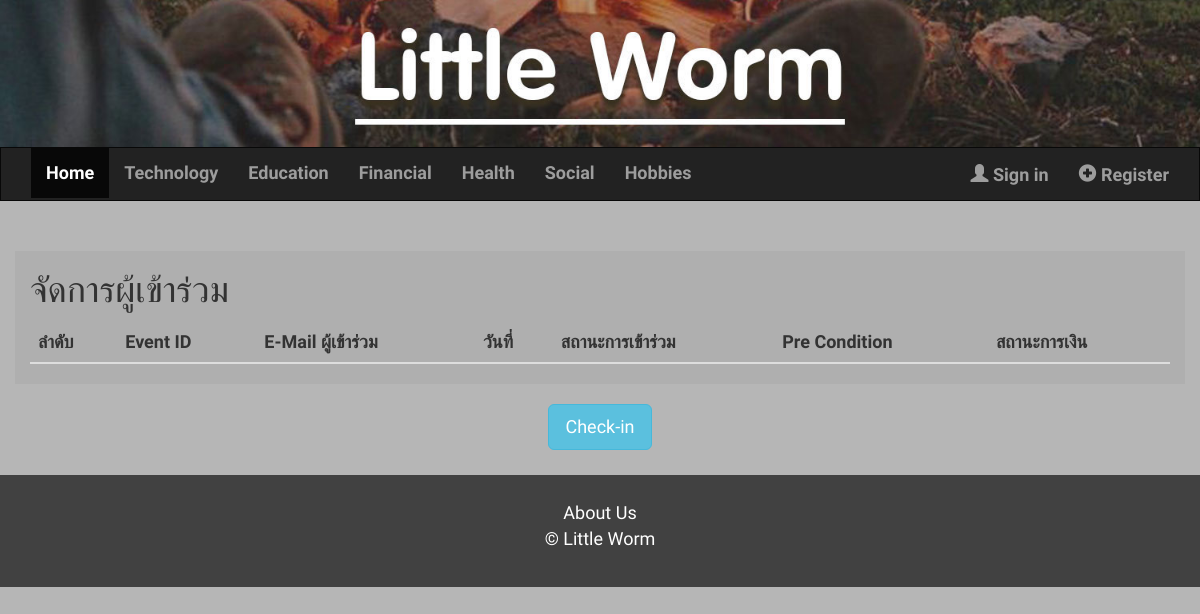
Before: /php/participant.php with the older database file.
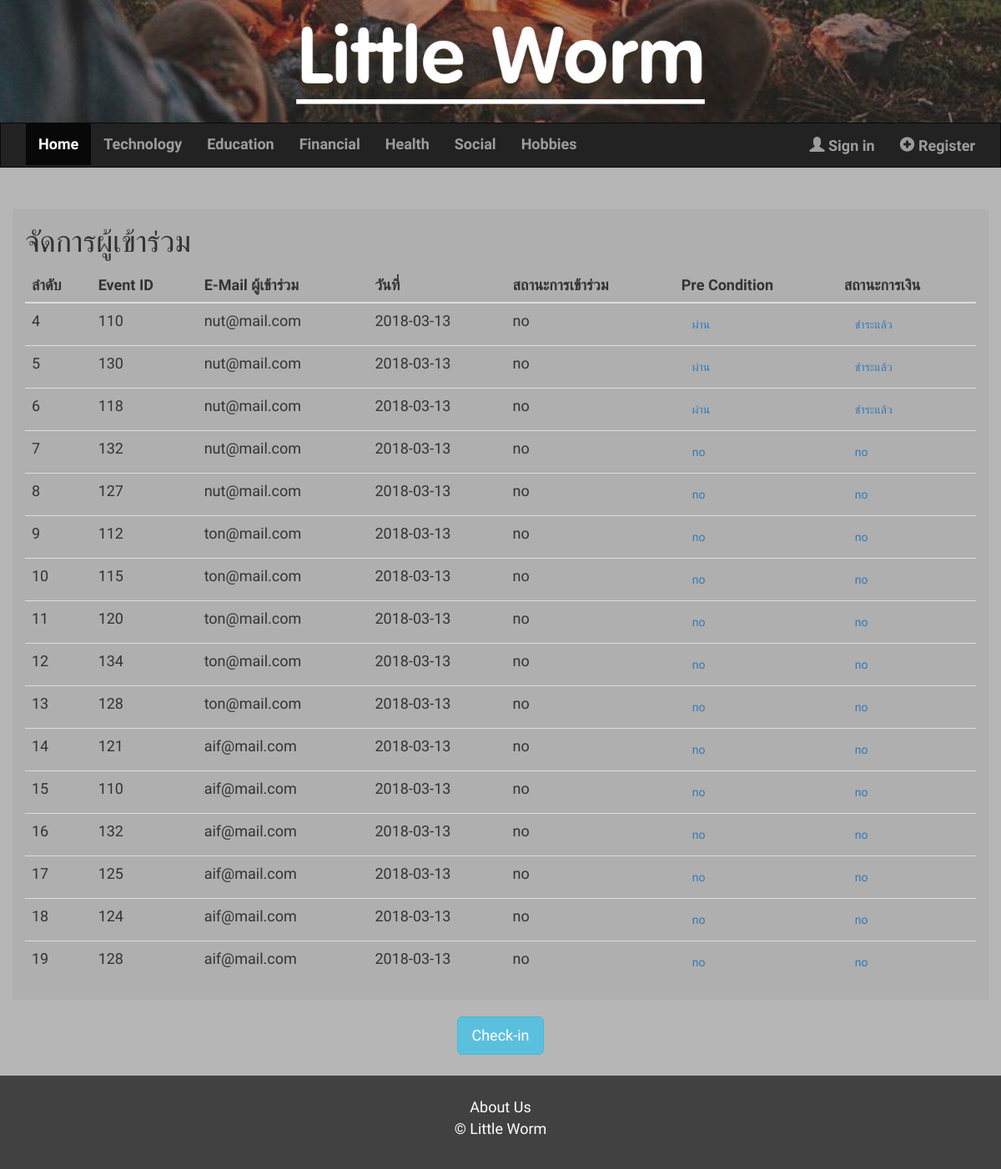
After: the same page with the newer database file.
### tables this page shows
CREATE TABLE `attend_event_schedule` (
  `id` int(11) NOT NULL,
  `event_id` int(10) NOT NULL,
  `user_email` varchar(30) NOT NULL,
  `join_time` timestamp(6) NULL DEFAULT CURRENT_TIMESTAMP(6),
  `attend_status` varchar(20) NOT NULL,
  `precondition_status` varchar(20) NOT NULL,
  `receipt_status` varchar(20) NOT NULL,
  `assessment_status` varchar(10) NOT NULL
);

### php/participant.php (the view, shortened to what this page needs)
<!DOCTYPE html>
<html>
  <head>
  	<link rel="stylesheet" href="https://maxcdn.bootstrapcdn.com/bootstrap/3.3.7/css/bootstrap.min.css">
  	<link rel="stylesheet" type="text/css" href="../css/participant_style.css">
  </head>
  <body>
    <?php
    include "center.php";
    ?>
    <div class="collapse navbar-collapse ">
      <form name="form2" method="post" action="event_page.php">
      <ul class="nav navbar-nav " id="type_event">
        <li class="active"><a href="index.php">Home</a></li>
        <li><a href="event_page.php?type=Technology">Technology</a></li>
        <li><a href="event_page.php?type=Education">Education</a></li>
        <li><a href="event_page.php?type=Financial">Financial</a></li>
        <li><a href="event_page.php?type=Health">Health</a></li>
        <li><a href="event_page.php?type=Social">Social</a></li>
        <li><a href="event_page.php?type=Hobbies">Hobbies</a></li>
      </ul>
      </form>
      <ul id="login" class="nav navbar-nav navbar-right">
        <li><a href="sign_in.php"><span class="glyphicon glyphicon-user"></span> Sign in</a></li>
        <li><a href="registerSelect.php"><span class="glyphicon glyphicon-plus-sign"></span> Register</a></li>
      </ul>
    </div>
  </div>
</nav>
<?php
    $servername = "localhost";
    $dbname = "little_worm";
    $userName = "root";
    $password = "";
    $connection = new PDO (
      'mysql:host='.$servername.';dbname='.$dbname.';charset=utf8mb4',
      $userName,
      $password);
    $scheduleSelectStatement = $connection->query('SELECT * FROM attend_event_schedule');
    echo '
    <div class="container" id="participant_div">
      <table class="table table-hover" id="participant_table">
        <h1>จัดการผู้เข้าร่วม</h1>
        <thead>
          <tr>
            <th>ลำดับ</th>
            <th>Event ID</th>
            <th>E-Mail ผู้เข้าร่วม</th>
            <th>วันที่</th>
            <th>สถานะการเข้าร่วม</th>
            <th>Pre Condition</th>
            <th>สถานะการเงิน</th>
          </tr>
        </thead>
        <tbody>';
    while ($row = $scheduleSelectStatement->fetch(PDO::FETCH_ASSOC)) {
      echo '<tr onclick="setSelectedRow(this)"><td>' . $row['id'] . '</td>' . '<td>' . $row['event_id'] . '</td>'
      . '<td>' . $row['user_email'] . '</td>' . '<td>' . explode(" ", $row['join_time'])[0] . '</td>'. '<td>' . $row['attend_status'] . '</td>'
      . '<td><button type="button" class="btn btn-link" onclick="preconOpen(' . $row['event_id'] . ')">'. $row['precondition_status']
      . '</button></td>' . '<td><button type="button" class="btn btn-link" onclick="paymentOpen(' . $row['event_id'] . ')">'. $row['receipt_status'] . '</button></td></tr>';
    }
    echo '</tbody></table></div>';
    ?>
    <div class="container" id="button-div">
      <center><a href="checkin.php" class="btn btn-info btn-lg" role="button">Check-in</a></center>
    </div>
  </body>
</html>

Changed rows visible on the page:
added attend_event_schedule: id "4", event "110", user_email "nut@mail.com", join_time "2018-03-13", attend_status "no", precondition_status "ผ่าน", receipt_status "ชำระแล้ว"
added attend_event_schedule: id "5", event "130", user_email "nut@mail.com", join_time "2018-03-13", attend_status "no", precondition_status "ผ่าน", receipt_status "ชำระแล้ว"
added attend_event_schedule: id "6", event "118", user_email "nut@mail.com", join_time "2018-03-13", attend_status "no", precondition_status "ผ่าน", receipt_status "ชำระแล้ว"
added attend_event_schedule: id "7", event "132", user_email "nut@mail.com", join_time "2018-03-13", attend_status "no", precondition_status "no", receipt_status "no"
added attend_event_schedule: id "8", event "127", user_email "nut@mail.com", join_time "2018-03-13", attend_status "no", precondition_status "no", receipt_status "no"
added attend_event_schedule: id "9", event "112", user_email "ton@mail.com", join_time "2018-03-13", attend_status "no", precondition_status "no", receipt_status "no"
added attend_event_schedule: id "10", event "115", user_email "ton@mail.com", join_time "2018-03-13", attend_status "no", precondition_status "no", receipt_status "no"
added attend_event_schedule: id "11", event "120", user_email "ton@mail.com", join_time "2018-03-13", attend_status "no", precondition_status "no", receipt_status "no"
added attend_event_schedule: id "12", event "134", user_email "ton@mail.com", join_time "2018-03-13", attend_status "no", precondition_status "no", receipt_status "no"
added attend_event_schedule: id "13", event "128", user_email "ton@mail.com", join_time "2018-03-13", attend_status "no", precondition_status "no", receipt_status "no"
added attend_event_schedule: id "14", event "121", user_email "aif@mail.com", join_time "2018-03-13", attend_status "no", precondition_status "no", receipt_status "no"
added attend_event_schedule: id "15", event "110", user_email "aif@mail.com", join_time "2018-03-13", attend_status "no", precondition_status "no", receipt_status "no"
added attend_event_schedule: id "16", event "132", user_email "aif@mail.com", join_time "2018-03-13", attend_status "no", precondition_status "no", receipt_status "no"
added attend_event_schedule: id "17", event "125", user_email "aif@mail.com", join_time "2018-03-13", attend_status "no", precondition_status "no", receipt_status "no"
added attend_event_schedule: id "18", event "124", user_email "aif@mail.com", join_time "2018-03-13", attend_status "no", precondition_status "no", receipt_status "no"
added attend_event_schedule: id "19", event "128", user_email "aif@mail.com", join_time "2018-03-13", attend_status "no", precondition_status "no", receipt_status "no"
